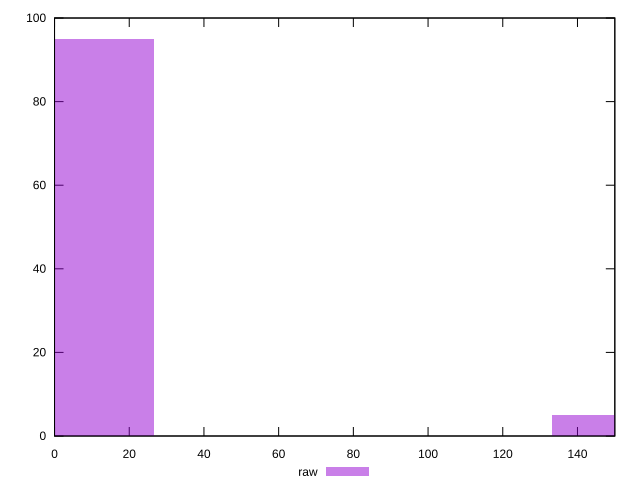

Write the gnuplot code that produced this figure.
reset

$raw <<EOF
0 95
159.78644444698705 5
EOF

set key outside below
set boxwidth 53.26214814899568
set xrange [0:150]
set yrange [0:100]
set trange [0:100]
set style fill transparent solid 0.5 noborder
set terminal svg size 640, 490 enhanced background rgb 'white'
set output "reports/report_00033_2021-03-01T14-23-16.841Z/legacy-javascript/samples/astro/raw/histogram.svg"

plot $raw title "raw" with boxes

reset
